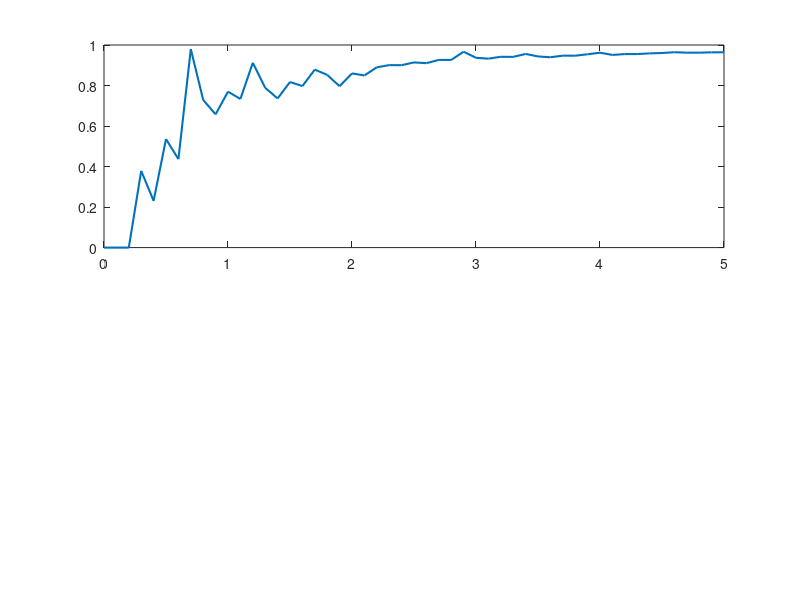

Recreate this plot in MATLAB. (Note: this script raises an error after producing the figure.)
load('ident_lab2_v05.mat');
% исходные параметры
a = zad1.a;
b = zad1.b;
w = zad1.w;

% Параметры
Td = 0.1;
t_end = 5;
t = 0:Td:t_end;
N = t_end/Td+1;

% Входной сигнал
u = sin(w*t);

% Создание дискретной передаточной функции
num = [b];
den = [1, a];
Wz = tf(num, den, Td);  % Ts - интервал дискретизации

% Расчет отклика
y = lsim(Wz, u, t);

gammas = [1, 3, 10];

figure;

gi = 3
gamma = gammas(gi);

theta = zeros(2, N);
theta_hat = [0; 0];
phi = zeros(2,1);
for k_i = 2:N
    phi = [-y(k_i-1); u(k_i-1)];
    e0 = y(k_i) - phi.'*theta_hat;
    theta_hat = theta_hat + gamma * (phi * e0)/(1 + gamma*(phi.'*phi));
    theta(:, k_i) = theta_hat;
end

subplot(2,1,1);

plot(t, theta(1,:), 'LineWidth', 1.5); hold on;
yline(a, '--k', 'LineWidth', 1.5); grid on;
yticks([-0.5, 0, 0.5, a]);
ylim([-0.1 1.1])
xlabel("t")
ylabel("\theta(t)")
title(['Оценка a при \gamma = ', num2str(gamma)]);

subplot(2,1,2);
plot(t, theta(2,:), 'LineWidth', 1.5); hold on;
yline(b, '--k', 'LineWidth', 1.5); grid on;
yticks([0 1 2 b])
title(['Оценка b при \gamma = ', num2str(gamma)]);
set(gcf, 'PaperPositionMode','auto');
ylim([-0.1 3])
xlabel("t")
ylabel("\theta(t)")
saveas(gcf, "images/task1_3.png")